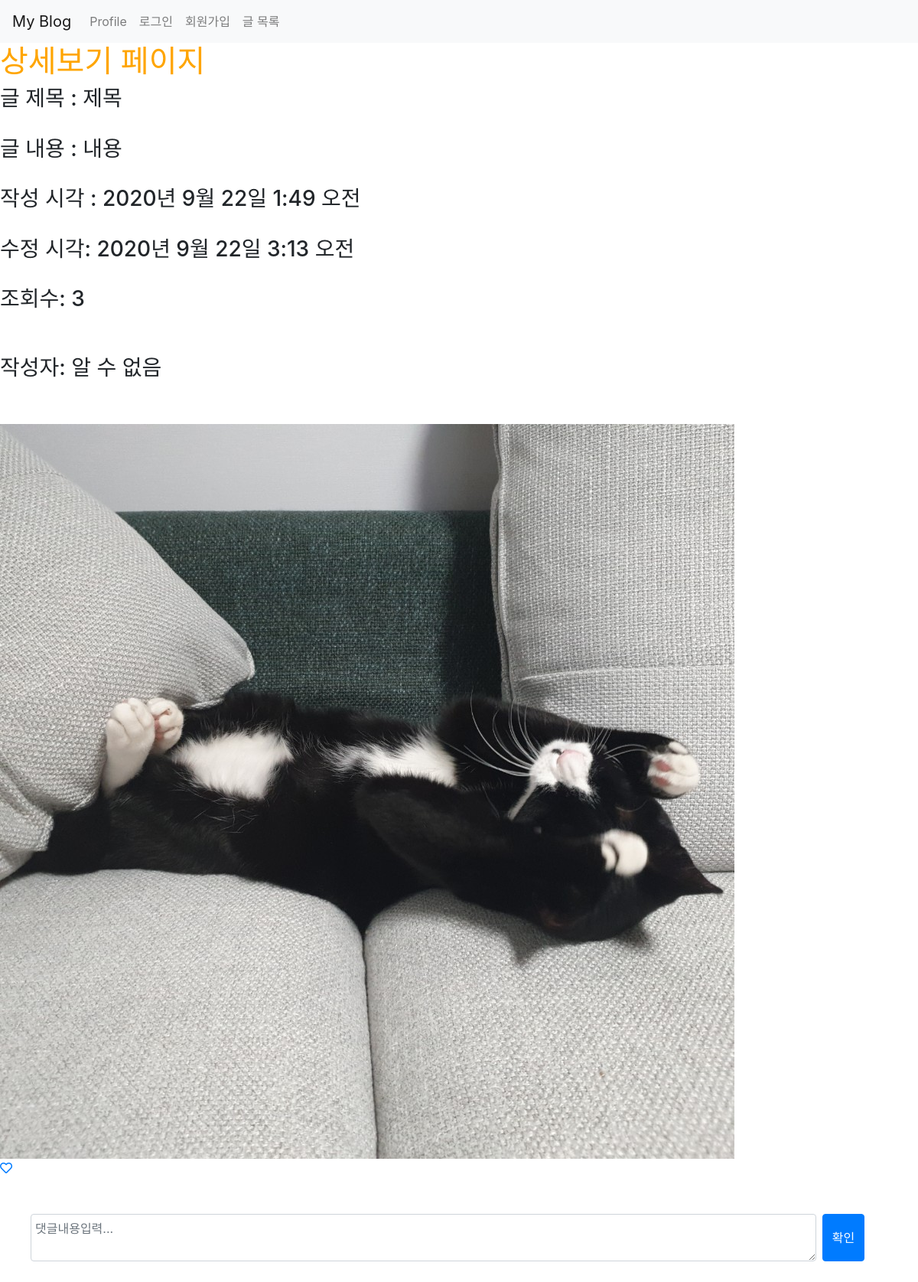
The page /posts/show/25 on the database its author committed.
### posts/models.py (models this page shows, shortened)
class Post(models.Model):
    title=models.CharField(max_length=50, null=False)
    content=models.TextField()
    view_count=models.IntegerField(default=0)#데이터 타입:정수형
    image = models.ImageField(upload_to='images/', null=True)
    created_at=models.DateTimeField(auto_now_add=True)#datetime:날짜+시간/date=날짜
    updated_at=models.DateTimeField(auto_now=True)
    user = models.ForeignKey(User, on_delete = models.CASCADE, null=True)#유저가 없어지면 포스트를 지우기 위해서 케스케이드(on _delete) 넣음
    like_user_set = models.ManyToManyField(User, blank=True, related_name="like_user_set", through="Like")

### posts/views.py (the view)
# urls.py: path('show/<int:id>', show, name="show"),
def show(request, id):
    post = Post.objects.get(pk=id)
    post.view_count += 1
    post.save()
    all_comments=post.comments.all().order_by('-created_at')
    return render(request, 'posts/show.html', {'post':post, 'comments':all_comments})

### posts/templates/posts/show.html (shortened to what this page needs)
{% extends 'base.html' %}
{% block content %}
{% include 'shared/_navbar.html'%}
<h1>상세보기 페이지</h1>
<h3>글 제목 : {{ post.title }} </h3><br>
<h3>글 내용 : {{ post.content }} </h3><br>
<h3>작성 시각 : {{ post.created_at }} </h3><br>
<h3>수정 시각: {{post.updated_at}}</h3><br>
<h3>조회수: {{post.view_count}}</h3><br>
<br>
{%if post.user %}
	{% if post.user.username == 'user' %}
	 <h3> 작성자: {{post.user.last_name}} {{post.user.first_name}}</h3><br>
	{% else %}
	 <h3> 작성자: {{post.user}}</h3><br>
	{% endif %}
{% else %}
	<h3> 작성자: 알 수 없음</h3><br>
{% endif %}
{% if post.image %}
	 <img src ="{{ post.image.url }}">
{%  endif %}
<a href="{% url 'posts:post_like' post.id %}?redirect_to=show">
    {% if user in post.like_user_set.all %}
        <i class="fas fa-heart"></i>
    {% else %}
        <i class="far fa-heart"></i>
    {% endif %}
</a>
	<div class="container mt-5">
		<form class="form-row" action="{% url 'posts:create_comment' post.id %}" method="POST">
			<textarea class="form-control col-11 mr-2" name="content"
			placeholder="댓글내용입력..."></textarea>
			<input type="submit" class="btn btn-primary" value="확인">
		</form>
	</div>
{% endblock %}

### myblog/static/css/project.css (style rules this page uses)
h1 { color:orange; }

### rows shown on the page
Post: title "제목", content "내용", created_at "2020년 9월 22일 1:49 오전", updated_at "2020년 9월 22일 3:13 오전", view_count "3", image (picture)
